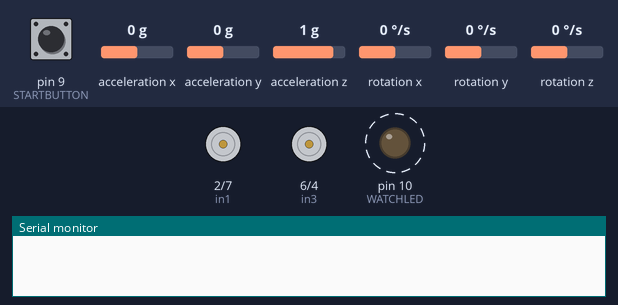
The sketch below on a simulated Arduino Uno, built with avr-gcc and run on an emulated ATmega328P. Parts: motor-driver pin pairs drawn as motors (green arrow = first pin HIGH = forward, orange = second pin HIGH = backward, longer = more drive, scaled by the enable pin), output pins drawn as LEDs (lit = HIGH), the last lines printed to the serial monitor. Dashed ring = blinking. Inputs (shaded band) come from the test bench; at power-on: pin 9 (STARTBUTTON) LOW, rotation x 0 °/s, acceleration x 0 g, acceleration y 0 g, acceleration z 1 g, rotation y 0 °/s, rotation z 0 °/s.

Above: at 0.3 s.
1.3 s: pin 9 (STARTBUTTON) pulled HIGH for 0.15 s
At 4.21 s:
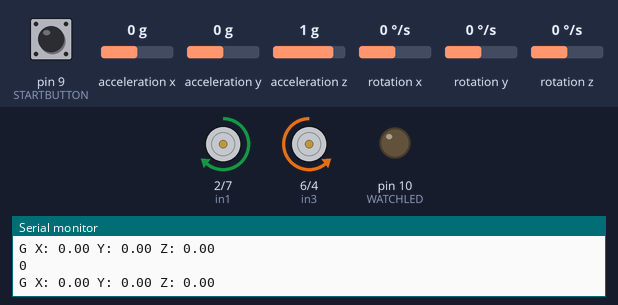
4.4 s: rotation x set to 3 °/s
At 5.8 s:
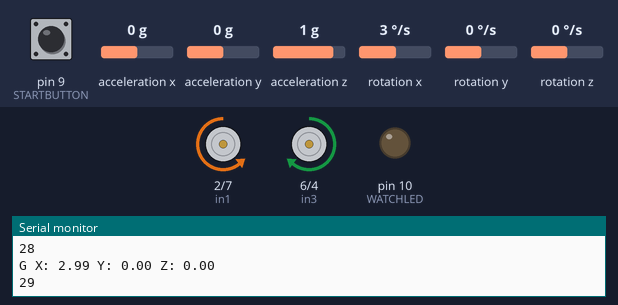
8.9 s: rotation x set to 0 °/s
At 10.0 s:
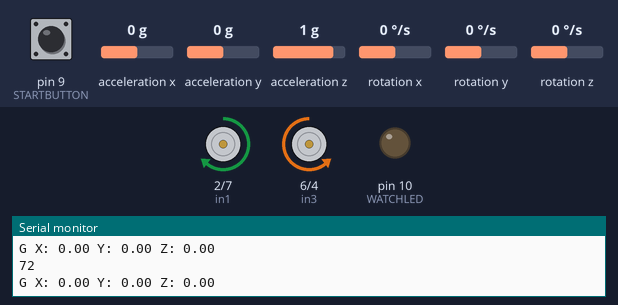
10.4 s: rotation x set to 100 °/s
At 11.7 s:
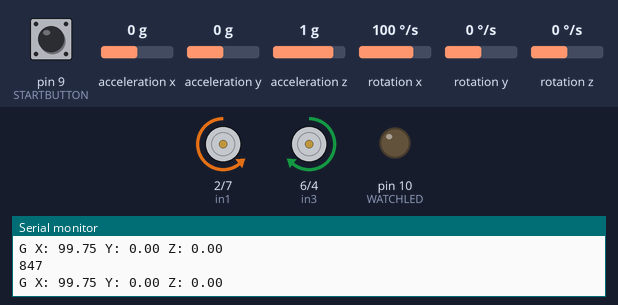
Timing chart, 0 to 12.9 s (numbered marks = the images above; inputs shaded):
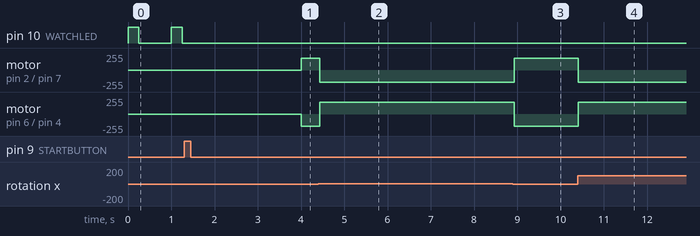

Measured:
- the behaviour switches between 1 and 2 °/s on rotation x (found by bisection; images 1 and 2)
- after the input at 1.3 s, pin 10 (WATCHLED): stops changing and stays LOW; motor on pin 2 (in1) / pin 7 (in2): stopped → forward 180/255 after 2.7 s; motor on pin 6 (in3) / pin 4 (in4): stopped → backward 180/255 after 2.7 s
- after the input at 4.4 s, motor on pin 2 (in1) / pin 7 (in2): forward 180/255 → backward 180/255 at once; motor on pin 6 (in3) / pin 4 (in4): backward 180/255 → forward 180/255 at once
- after the input at 8.9 s, motor on pin 2 (in1) / pin 7 (in2): backward 180/255 → forward 180/255 at once; motor on pin 6 (in3) / pin 4 (in4): forward 180/255 → backward 180/255 at once
- after the input at 10.4 s, motor on pin 2 (in1) / pin 7 (in2): forward 180/255 → backward 180/255 at once; motor on pin 6 (in3) / pin 4 (in4): backward 180/255 → forward 180/255 at once
- by itself, pin 10 (WATCHLED): alternates HIGH for 0.25 s and LOW for 0.75 s

The sketch:

RobotProgram.ino
```cpp
#include <Wire.h>
#include <L3G.h>

#define WATCHLED    10
#define STARTBUTTON 9
// Setting pins / variables
int in1 = 2;
int in2 = 7;
int in3 = 6;
int in4 = 4;
int enA = 3;
int enB = 5;
int pwmOutput = 180;
int loopDelay = 45;
// Rotation in x
int gyrox;
// Sum of rotation in x
int gyroSum = 0;
int i;
boolean startbutton;

// Constructing gyroscope
L3G gyro;

void setup() {
  Serial.begin(9600);
  Wire.begin();
// Checks if gyro is enabled, if not wait
  if (!gyro.init())
  {
    Serial.println("Failed to autodetect gyro type!");
    while (1);
  }

// Set default values on gyroscope
  gyro.enableDefault();

// Set outputs
  pinMode(in1, OUTPUT);
  pinMode(in2, OUTPUT);
  pinMode(in3, OUTPUT);
  pinMode(in4, OUTPUT);
  pinMode(enB, OUTPUT);
  pinMode(enA, OUTPUT);
  pinMode(WATCHLED, OUTPUT);    // sets the LED pin as output
  pinMode(STARTBUTTON,INPUT);   // sets the button pin as input
}

void loop()
{
 startbutton=false;

//-------------Watchdog code
  while (! startbutton) {        // stay in this loop until button pressed
    digitalWrite(WATCHLED,HIGH); // LED on
    for(i=0;i<10;i++) {
      delay(25);                 // wait a bit
      if (digitalRead(STARTBUTTON) == HIGH)  // check button
        startbutton=true;        // button is pressed
    }
    digitalWrite(WATCHLED,LOW);  // LED off
    for(i=0;i<30;i++) {
      delay(25);
      if (digitalRead(STARTBUTTON) == HIGH)
        startbutton=true;
    }
  } // end of while loop

 digitalWrite(WATCHLED,LOW);    // LED off
 robotcode();             // go to your robot code

  // Motors off after loop
  digitalWrite(in1, LOW);
  digitalWrite(in2, LOW);
  digitalWrite(in4, LOW);
  digitalWrite(in3, LOW);
  int gyroSum = 0;

} // return to top
//

void robotcode()
{
 delay(2000);

 // Loops function for 18 seconds
 for(int i=0;i<(18000/loopDelay);i++)
 {
  gyro.read();
  // Converts gyro to degrees
  gyrox = int(gyro.g.x*.00875);
  // Sums gyro in the x, and subtracts gyro offset
  gyroSum += gyrox - .5;
  // Converts gyro value to pwm out for motors, starting value 150, maxes at 255
//  pwmOutput = pow(gyrox, 1/2)*25 + 140;
  analogWrite(enA, pwmOutput);
  analogWrite(enB, pwmOutput);
  Serial.print("G ");
  Serial.print("X: ");
  Serial.print((int)gyro.g.x*.00875);
  Serial.print(" Y: ");
  Serial.print((int)gyro.g.y*.00875);
  Serial.print(" Z: ");
  Serial.println((int)gyro.g.z*.00875);
  Serial.println(gyroSum);
  // Motors drive opposite of falling direction
  if(gyrox <= 0)
  {
    digitalWrite(in1, HIGH);
    digitalWrite(in2, LOW);
    digitalWrite(in4, HIGH);
    digitalWrite(in3, LOW);
  }else  // now change motor directions
  {
    digitalWrite(in1, LOW);
    digitalWrite(in2, HIGH);
    digitalWrite(in4, LOW);
    digitalWrite(in3, HIGH);
  }
  // if the robot is falling a lot in one direction adds movement to that direction
  if(abs(gyroSum >= 300)){
      if(gyroSum <= 0)
        {
          digitalWrite(in1, HIGH);
          digitalWrite(in2, LOW);
          digitalWrite(in4, HIGH);
          digitalWrite(in3, LOW);
        }else  // now change motor directions
        {
          digitalWrite(in1, LOW);
          digitalWrite(in2, HIGH);
          digitalWrite(in4, LOW);
          digitalWrite(in3, HIGH);
        }
    delay(150);

  }
  delay(loopDelay);
}
}
```
